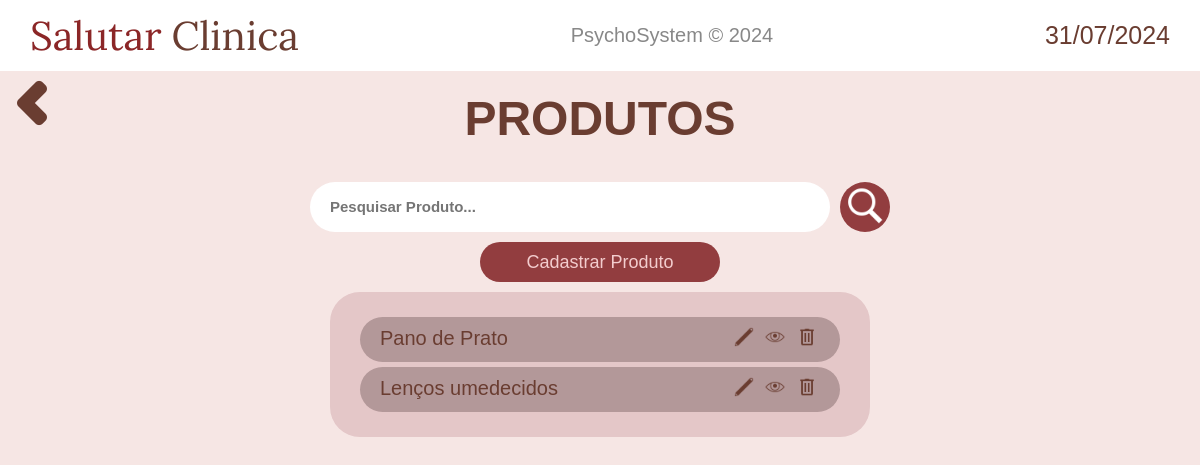
/produtos/ (signed in), run on an earlier commit of the app's database.
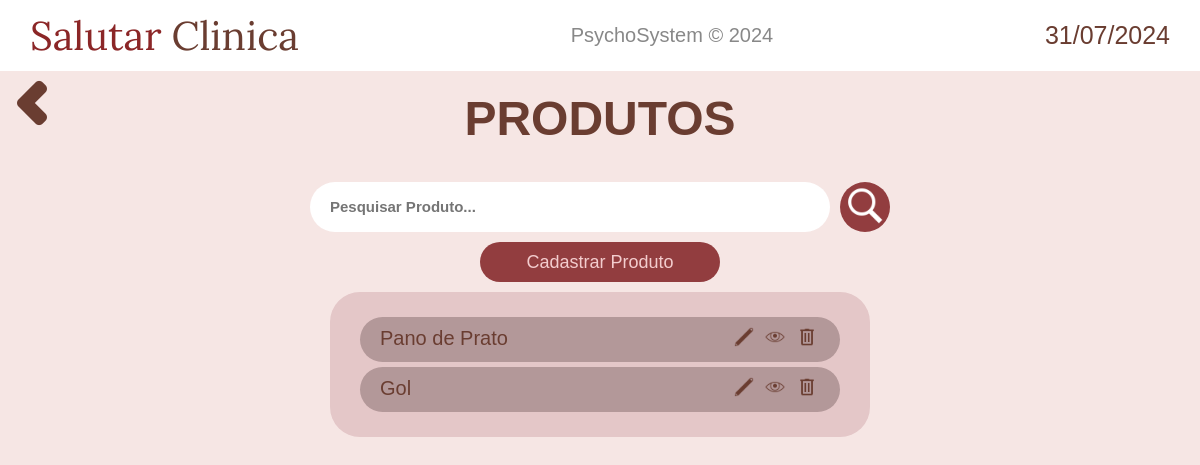
And on a later commit of the database.
### produtos/models.py (models this page shows)
class Produto(models.Model):
    nome = models.CharField(max_length=50)
    descricao = models.TextField()
    preco_unit = models.DecimalField(max_digits=10, decimal_places=2)

### produtos/views.py (the view)
# urls.py: path('', views.display_produtos, name="display_produtos"),
@login_required(login_url='home:login')
def display_produtos(request):
    produtos = Produto.objects.all()
    context_ = {
        'data_atual': data_atual,
        'produtos': produtos,
    }
    return render(request, 'produtos/display.html', context_)

### produtos/templates/produtos/display.html (shortened to what this page needs)
{% extends 'base.html' %}
{% load static %}
{% block content %}
<div style="display: flex;">
    <a href="{% url 'home:navegacao' %}" class="return-button"><img src="{% static 'home/imagens/chevron-left.png' %}" alt=""></a>
    <h2 class="welcome-text"><a href="{% url 'produtos:display_produtos' %}">PRODUTOS</a></h2>
</div>
<main style="flex-direction: column;">
    <form action="{% url 'produtos:search' %}" method="get" style="justify-content: center; display: flex;">
        <input class="pesquisar-pacientes" type="text" id="search" name="q" placeholder="Pesquisar Produto...">
        <button type="submit" class="pesquisar-button">
            <img src="{% static 'pacientes/imagens/pesquisar-icon.png' %}" height="40" alt="">
        </button>
    </form>
    <a class="add-paciente-button" href="{% url 'produtos:cadastrar_produto' %}">
        Cadastrar Produto
    </a>
    <div class="mostrar-pacientes-container">
        {% if produtos %}
            {% for produto in produtos %}
                <div class="paciente-exibido">
                    <h4 style="font-weight: 500;">{{ produto.nome }}</h4>
                    <div class="icones-paciente">
                        <a href="{% url 'produtos:editar_produto' produto.id %}" style="margin: 0 3px;">
                            <img height="20" src="{% static 'pacientes/imagens/editar-icon.png' %}" alt="">
                        </a>
                        <a href="{% url 'produtos:infos' produto.id %}" style="margin: 0 3px;">
                            <img height="20" src="{% static 'pacientes/imagens/ver-icon.png' %}" alt="">
                        </a>
                        <a href="#" class="opcao-deletar" style="margin: 0 3px;" data-modal-id="modal-{{ produto.id }}">
                            <img height="20" src="{% static 'pacientes/imagens/excluir-icon.png' %}" alt="">
                        </a>
                    </div>
                </div>
            {% endfor %}
        {% else %}
            <h4 style="font-weight: 500;">Nenhum produto cadastrado...</h4>
        {% endif %}
    </div>
</main>
{% endblock content %}

What changed in the data, as far as the page shows it:
removed Produto: nome "Lenços umedecidos"
added Produto: nome "Gol"
